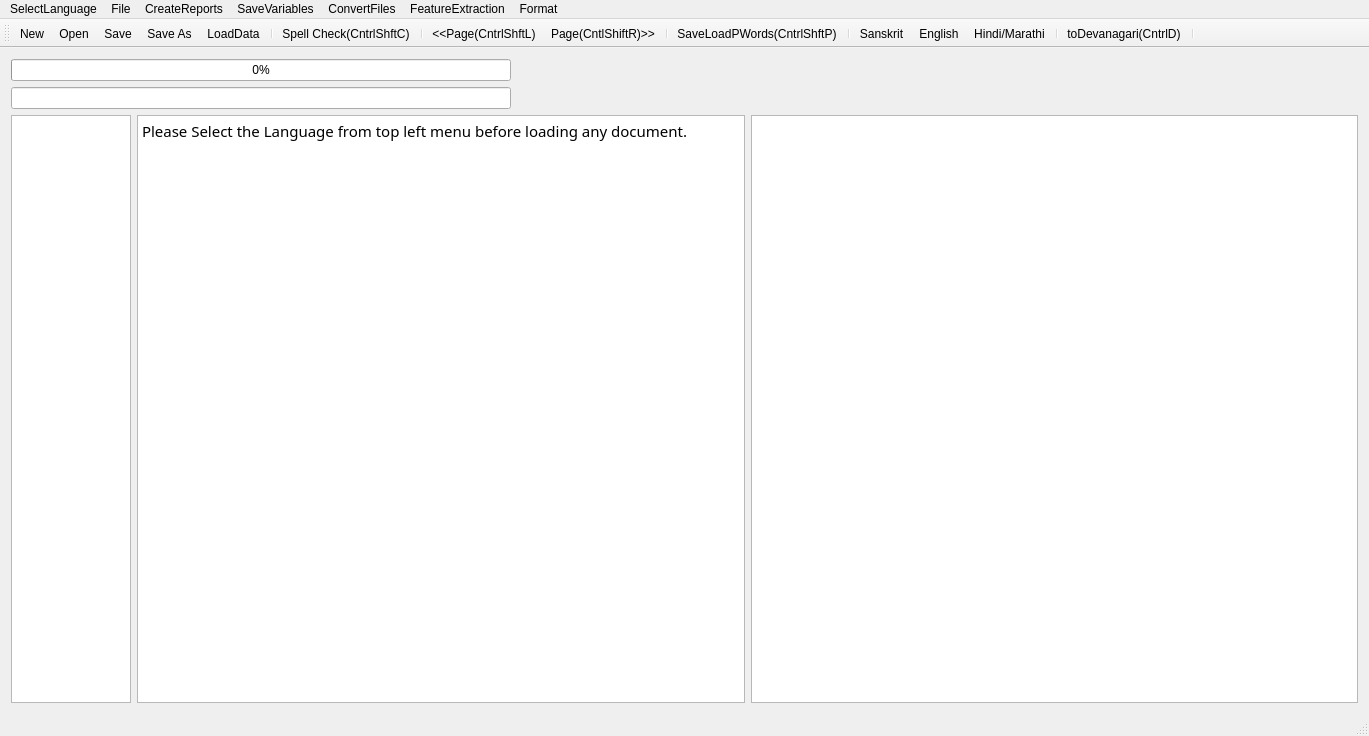
<?xml version="1.0" encoding="UTF-8"?>
<ui version="4.0">
 <class>MainWindow</class>
 <widget class="QMainWindow" name="MainWindow">
  <property name="geometry">
   <rect>
    <x>0</x>
    <y>0</y>
    <width>1369</width>
    <height>736</height>
   </rect>
  </property>
  <property name="mouseTracking">
   <bool>true</bool>
  </property>
  <property name="windowTitle">
   <string>MainWindow</string>
  </property>
  <widget class="QWidget" name="centralWidget">
   <layout class="QVBoxLayout" name="verticalLayout">
    <item>
     <widget class="QProgressBar" name="progressBar">
      <property name="maximumSize">
       <size>
        <width>500</width>
        <height>16777215</height>
       </size>
      </property>
      <property name="value">
       <number>0</number>
      </property>
      <property name="alignment">
       <set>Qt::AlignRight|Qt::AlignTrailing|Qt::AlignVCenter</set>
      </property>
     </widget>
    </item>
    <item>
     <widget class="QLineEdit" name="lineEdit">
      <property name="maximumSize">
       <size>
        <width>500</width>
        <height>16777215</height>
       </size>
      </property>
     </widget>
    </item>
    <item>
     <layout class="QHBoxLayout" name="horizontalLayout">
      <item>
       <widget class="QTextEdit" name="textEdit">
        <property name="maximumSize">
         <size>
          <width>120</width>
          <height>16777215</height>
         </size>
        </property>
        <property name="font">
         <font>
          <family>FreeSans</family>
          <italic>true</italic>
         </font>
        </property>
        <property name="sizeAdjustPolicy">
         <enum>QAbstractScrollArea::AdjustToContents</enum>
        </property>
        <property name="readOnly">
         <bool>true</bool>
        </property>
       </widget>
      </item>
      <item>
       <widget class="QTextBrowser" name="textBrowser">
        <property name="font">
         <font>
          <family>Shobhika</family>
          <pointsize>16</pointsize>
          <italic>false</italic>
         </font>
        </property>
        <property name="mouseTracking">
         <bool>true</bool>
        </property>
        <property name="sizeAdjustPolicy">
         <enum>QAbstractScrollArea::AdjustToContents</enum>
        </property>
        <property name="undoRedoEnabled">
         <bool>true</bool>
        </property>
        <property name="readOnly">
         <bool>false</bool>
        </property>
        <property name="html">
         <string>&lt;!DOCTYPE HTML PUBLIC &quot;-//W3C//DTD HTML 4.0//EN&quot; &quot;http://www.w3.org/TR/REC-html40/strict.dtd&quot;&gt;
&lt;html&gt;&lt;head&gt;&lt;meta name=&quot;qrichtext&quot; content=&quot;1&quot; /&gt;&lt;style type=&quot;text/css&quot;&gt;
p, li { white-space: pre-wrap; }
&lt;/style&gt;&lt;/head&gt;&lt;body style=&quot; font-family:'Shobhika'; font-size:16pt; font-weight:400; font-style:normal;&quot;&gt;
&lt;p style=&quot; margin-top:0px; margin-bottom:0px; margin-left:0px; margin-right:0px; -qt-block-indent:0; text-indent:0px;&quot;&gt;&lt;span style=&quot; font-family:'Ubuntu'; font-size:11pt;&quot;&gt;Please Select the Language from top left menu before loading any document.&lt;/span&gt;&lt;/p&gt;&lt;/body&gt;&lt;/html&gt;</string>
        </property>
        <property name="acceptRichText">
         <bool>true</bool>
        </property>
        <property name="textInteractionFlags">
         <set>Qt::LinksAccessibleByKeyboard|Qt::LinksAccessibleByMouse|Qt::TextBrowserInteraction|Qt::TextEditable|Qt::TextEditorInteraction|Qt::TextSelectableByKeyboard|Qt::TextSelectableByMouse</set>
        </property>
       </widget>
      </item>
      <item>
       <widget class="QGraphicsView" name="graphicsView">
        <property name="sizeAdjustPolicy">
         <enum>QAbstractScrollArea::AdjustIgnored</enum>
        </property>
        <property name="alignment">
         <set>Qt::AlignCenter</set>
        </property>
        <property name="renderHints">
         <set>QPainter::NonCosmeticDefaultPen</set>
        </property>
        <property name="dragMode">
         <enum>QGraphicsView::ScrollHandDrag</enum>
        </property>
        <property name="transformationAnchor">
         <enum>QGraphicsView::AnchorViewCenter</enum>
        </property>
        <property name="resizeAnchor">
         <enum>QGraphicsView::AnchorViewCenter</enum>
        </property>
       </widget>
      </item>
     </layout>
    </item>
   </layout>
   <zorder>lineEdit</zorder>
   <zorder>progressBar</zorder>
  </widget>
  <widget class="QMenuBar" name="menuBar">
   <property name="geometry">
    <rect>
     <x>0</x>
     <y>0</y>
     <width>1369</width>
     <height>22</height>
    </rect>
   </property>
   <widget class="QMenu" name="menuOCR_Correction_Window">
    <property name="title">
     <string>File</string>
    </property>
    <addaction name="actionNew"/>
    <addaction name="actionOpen"/>
    <addaction name="actionSave"/>
    <addaction name="actionSave_As"/>
    <addaction name="actionSpell_Check"/>
    <addaction name="actionLoad_Next_Page"/>
    <addaction name="actionLoad_Prev_Page"/>
    <addaction name="separator"/>
    <addaction name="actionLoadGDocPage"/>
    <addaction name="actionToDevanagari"/>
    <addaction name="actionLoadData"/>
    <addaction name="actionLoadDict"/>
    <addaction name="actionLoadOCRWords"/>
    <addaction name="actionLoadDomain"/>
    <addaction name="actionLoadSubPS"/>
    <addaction name="actionLoadConfusions"/>
    <addaction name="actionSugg"/>
    <addaction name="actionToSlp1"/>
   </widget>
   <widget class="QMenu" name="menuCreateReports">
    <property name="title">
     <string>CreateReports</string>
    </property>
    <addaction name="actionCreateBest2OCR"/>
    <addaction name="actionCreateSuggestionLog"/>
    <addaction name="actionCreateSuggestionLogNearestPriority"/>
    <addaction name="actionErrorDetectionRep"/>
    <addaction name="actionErrorDetectWithoutAdaptation"/>
    <addaction name="actionErrorDetectionRepUniq"/>
   </widget>
   <widget class="QMenu" name="menuSaveVariables">
    <property name="title">
     <string>SaveVariables</string>
    </property>
    <addaction name="actionCPair"/>
    <addaction name="actionPrimarySecOCRPair"/>
    <addaction name="actionCPairIEROcrVsCorrect"/>
    <addaction name="actionCPairGEROcrVsCorrect"/>
   </widget>
   <widget class="QMenu" name="menuConvertFiles">
    <property name="title">
     <string>ConvertFiles</string>
    </property>
    <addaction name="actionToSlp1_2"/>
    <addaction name="actionToDev"/>
    <addaction name="actionExtractDev"/>
    <addaction name="actionEditDistRep"/>
    <addaction name="actionConfusionFreqHist"/>
    <addaction name="actionFilterOutGT50EditDisPairs"/>
   </widget>
   <widget class="QMenu" name="menuFeatureExtraction">
    <property name="title">
     <string>FeatureExtraction</string>
    </property>
    <addaction name="actionPrepareFeatures"/>
   </widget>
   <widget class="QMenu" name="menuSelectLanguage">
    <property name="title">
     <string>SelectLanguage</string>
    </property>
    <addaction name="actionSanskrit"/>
    <addaction name="actionHindi"/>
    <addaction name="actionEnglish"/>
   </widget>
   <widget class="QMenu" name="menuFormat">
    <property name="title">
     <string>Format</string>
    </property>
    <addaction name="actionBold"/>
    <addaction name="actionUnbold"/>
    <addaction name="actionSubscript"/>
    <addaction name="actionSuperscript"/>
   </widget>
   <addaction name="menuSelectLanguage"/>
   <addaction name="menuOCR_Correction_Window"/>
   <addaction name="menuCreateReports"/>
   <addaction name="menuSaveVariables"/>
   <addaction name="menuConvertFiles"/>
   <addaction name="menuFeatureExtraction"/>
   <addaction name="menuFormat"/>
  </widget>
  <widget class="QToolBar" name="mainToolBar">
   <attribute name="toolBarArea">
    <enum>TopToolBarArea</enum>
   </attribute>
   <attribute name="toolBarBreak">
    <bool>false</bool>
   </attribute>
   <addaction name="actionNew"/>
   <addaction name="actionOpen"/>
   <addaction name="actionSave"/>
   <addaction name="actionSave_As"/>
   <addaction name="actionLoadData"/>
   <addaction name="separator"/>
   <addaction name="actionSpell_Check"/>
   <addaction name="separator"/>
   <addaction name="actionLoad_Prev_Page"/>
   <addaction name="actionLoad_Next_Page"/>
   <addaction name="separator"/>
   <addaction name="actionLoadGDocPage"/>
   <addaction name="separator"/>
   <addaction name="actionSanskrit"/>
   <addaction name="actionEnglish"/>
   <addaction name="actionHindi"/>
   <addaction name="separator"/>
   <addaction name="actionToDevanagari"/>
   <addaction name="separator"/>
  </widget>
  <widget class="QStatusBar" name="statusBar"/>
  <action name="actionOpen">
   <property name="icon">
    <iconset resource="AppResources.qrc">
     <normaloff>:/Images/open.png</normaloff>:/Images/open.png</iconset>
   </property>
   <property name="text">
    <string>Open</string>
   </property>
   <property name="shortcut">
    <string>Ctrl+O</string>
   </property>
  </action>
  <action name="actionSave">
   <property name="icon">
    <iconset resource="AppResources.qrc">
     <normaloff>:/Images/save.png</normaloff>:/Images/save.png</iconset>
   </property>
   <property name="text">
    <string>Save</string>
   </property>
   <property name="shortcut">
    <string>Ctrl+S</string>
   </property>
  </action>
  <action name="actionSave_As">
   <property name="icon">
    <iconset resource="AppResources.qrc">
     <normaloff>:/Images/save-as.png</normaloff>:/Images/save-as.png</iconset>
   </property>
   <property name="text">
    <string>Save As</string>
   </property>
   <property name="shortcut">
    <string>Ctrl+Shift+S</string>
   </property>
  </action>
  <action name="actionNew">
   <property name="icon">
    <iconset resource="AppResources.qrc">
     <normaloff>:/Images/New.png</normaloff>:/Images/New.png</iconset>
   </property>
   <property name="text">
    <string>New</string>
   </property>
   <property name="shortcut">
    <string>Ctrl+N</string>
   </property>
  </action>
  <action name="actionSpell_Check">
   <property name="text">
    <string>Spell Check(CntrlShftC)</string>
   </property>
   <property name="shortcut">
    <string>Ctrl+Shift+C</string>
   </property>
  </action>
  <action name="actionLoad_Next_Page">
   <property name="text">
    <string>Page(CntlShiftR)&gt;&gt;</string>
   </property>
   <property name="toolTip">
    <string>Page(CntlShiftR)&gt;&gt;</string>
   </property>
   <property name="shortcut">
    <string>Ctrl+Shift+R</string>
   </property>
  </action>
  <action name="actionLoad_Prev_Page">
   <property name="text">
    <string>&lt;&lt;Page(CntrlShftL)</string>
   </property>
   <property name="toolTip">
    <string>&lt;&lt;Page(CntrlShftL)</string>
   </property>
   <property name="shortcut">
    <string>Ctrl+Shift+L</string>
   </property>
  </action>
  <action name="actionLoadGDocPage">
   <property name="text">
    <string>Save&amp;LoadPWords(CntrlShftP)</string>
   </property>
   <property name="shortcut">
    <string>Ctrl+Shift+P</string>
   </property>
  </action>
  <action name="actionToDevanagari">
   <property name="text">
    <string>toDevanagari(CntrlD)</string>
   </property>
   <property name="shortcut">
    <string>Ctrl+D</string>
   </property>
  </action>
  <action name="actionLoadData">
   <property name="text">
    <string>LoadData</string>
   </property>
  </action>
  <action name="actionLoadDict">
   <property name="text">
    <string>LoadDict</string>
   </property>
  </action>
  <action name="actionLoadOCRWords">
   <property name="text">
    <string>LoadOCRWords</string>
   </property>
  </action>
  <action name="actionLoadDomain">
   <property name="text">
    <string>LoadDomain</string>
   </property>
  </action>
  <action name="actionLoadSubPS">
   <property name="text">
    <string>LoadSubPS</string>
   </property>
  </action>
  <action name="actionLoadConfusions">
   <property name="text">
    <string>LoadConfusions</string>
   </property>
  </action>
  <action name="actionSugg">
   <property name="text">
    <string>sugg</string>
   </property>
   <property name="shortcut">
    <string>Menu</string>
   </property>
  </action>
  <action name="actionCreateBest2OCR">
   <property name="text">
    <string>CreateBest2OCR</string>
   </property>
  </action>
  <action name="actionToSlp1">
   <property name="text">
    <string>toSlp1</string>
   </property>
   <property name="shortcut">
    <string>Ctrl+G</string>
   </property>
  </action>
  <action name="actionCreateSuggestionLog">
   <property name="text">
    <string>CreateSuggestionLog</string>
   </property>
  </action>
  <action name="actionCreateSuggestionLogNearestPriority">
   <property name="text">
    <string>CreateSuggestionLogNearestPriority</string>
   </property>
  </action>
  <action name="actionErrorDetectionRep">
   <property name="text">
    <string>ErrorDetectionRep</string>
   </property>
  </action>
  <action name="actionErrorDetectWithoutAdaptation">
   <property name="text">
    <string>ErrorDetectWithoutAdaptation</string>
   </property>
  </action>
  <action name="actionCPair">
   <property name="text">
    <string>CPair</string>
   </property>
  </action>
  <action name="actionToSlp1_2">
   <property name="text">
    <string>toSlp1</string>
   </property>
  </action>
  <action name="actionToDev">
   <property name="text">
    <string>toDev</string>
   </property>
  </action>
  <action name="actionExtractDev">
   <property name="text">
    <string>ExtractDevWords</string>
   </property>
   <property name="toolTip">
    <string>ExtractDevWords</string>
   </property>
  </action>
  <action name="actionPrimarySecOCRPair">
   <property name="text">
    <string>PrimarySecOCRPairs</string>
   </property>
  </action>
  <action name="actionCPairIEROcrVsCorrect">
   <property name="text">
    <string>CPairIEROcrVsCorrect</string>
   </property>
  </action>
  <action name="actionEditDistRep">
   <property name="text">
    <string>EditDistRep</string>
   </property>
  </action>
  <action name="actionConfusionFreqHist">
   <property name="text">
    <string>ConfusionFreqHist</string>
   </property>
  </action>
  <action name="actionCPairGEROcrVsCorrect">
   <property name="text">
    <string>CPairGEROcrVsCorrect</string>
   </property>
  </action>
  <action name="actionFilterOutGT50EditDisPairs">
   <property name="text">
    <string>FilterOutGT50EditDisPairs</string>
   </property>
  </action>
  <action name="actionPrepareFeatures">
   <property name="text">
    <string>PrepareFeatures</string>
   </property>
  </action>
  <action name="actionErrorDetectionRepUniq">
   <property name="text">
    <string>ErrorSuggRepUniq</string>
   </property>
  </action>
  <action name="actionSanskrit">
   <property name="text">
    <string>Sanskrit</string>
   </property>
  </action>
  <action name="actionHindi">
   <property name="text">
    <string>Hindi/Marathi</string>
   </property>
  </action>
  <action name="actionEnglish">
   <property name="text">
    <string>English</string>
   </property>
   <property name="toolTip">
    <string>English</string>
   </property>
  </action>
  <action name="actionBold">
   <property name="text">
    <string>Bold</string>
   </property>
  </action>
  <action name="actionUnbold">
   <property name="text">
    <string>Unbold</string>
   </property>
  </action>
  <action name="actionSubscript">
   <property name="text">
    <string>Subscript</string>
   </property>
  </action>
  <action name="actionSuperscript">
   <property name="text">
    <string>Superscript</string>
   </property>
  </action>
 </widget>
 <layoutdefault spacing="6" margin="11"/>
 <tabstops>
  <tabstop>textBrowser</tabstop>
  <tabstop>graphicsView</tabstop>
 </tabstops>
 <resources>
  <include location="AppResources.qrc"/>
 </resources>
 <connections/>
</ui>
